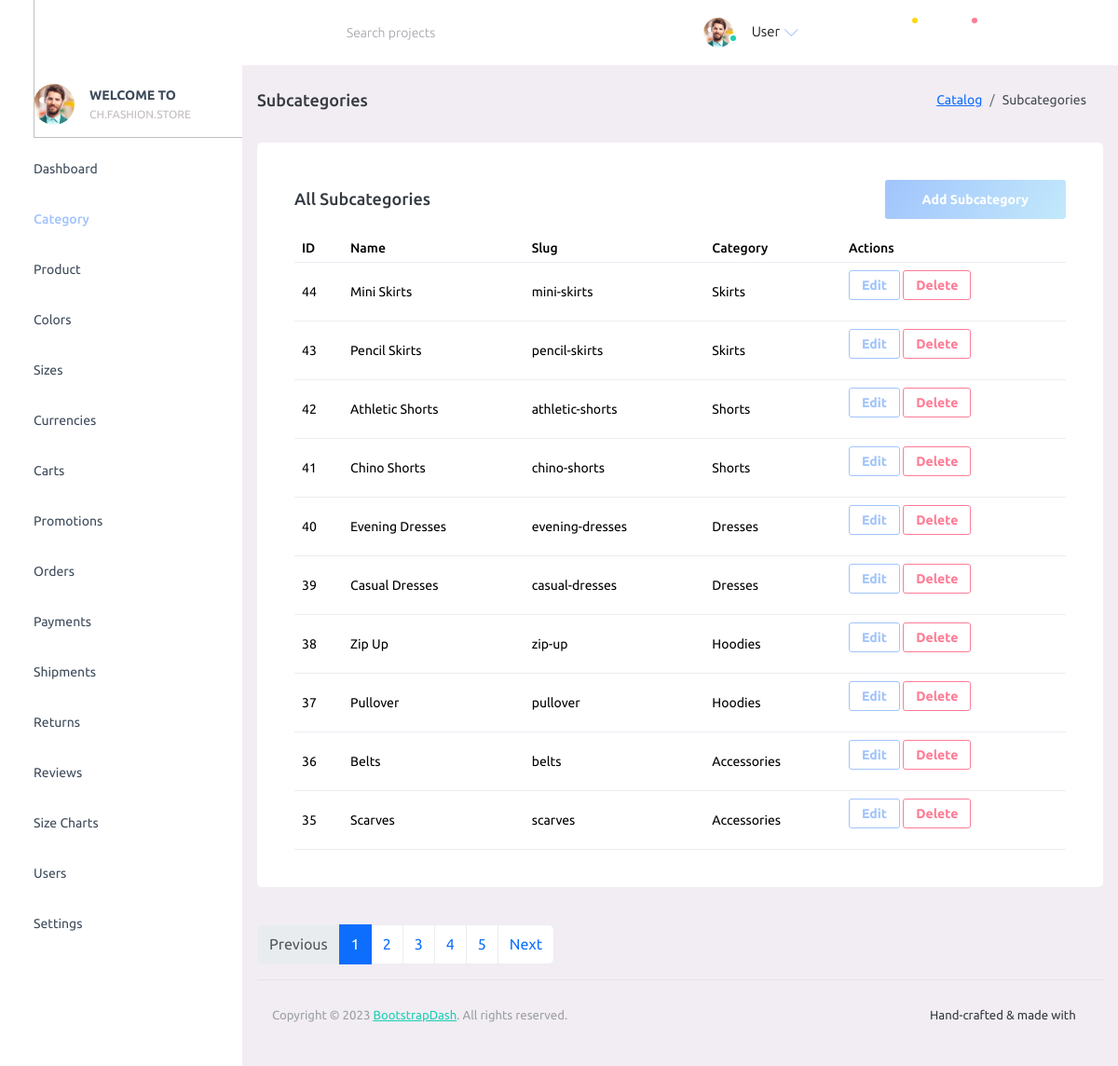
/admin/?p=subcategories, run on the app's committed database.
### tables this page shows
CREATE TABLE subcategories (
  id BIGINT UNSIGNED AUTO_INCREMENT PRIMARY KEY,
  category_id BIGINT UNSIGNED NOT NULL,
  name VARCHAR(150) NOT NULL,
  slug VARCHAR(180) NOT NULL,
  UNIQUE KEY uniq_subcategories_category_slug (category_id, slug),
  CONSTRAINT fk_subcategories_category FOREIGN KEY (category_id) REFERENCES categories(id) ON DELETE CASCADE,
  INDEX idx_subcategories_category (category_id)
);

CREATE TABLE IF NOT EXISTS `categories` (
  `id` bigint(20) UNSIGNED NOT NULL AUTO_INCREMENT,
  `name` varchar(150) NOT NULL,
  `slug` varchar(180) NOT NULL,
  `parent_id` bigint(20) UNSIGNED DEFAULT NULL,
  PRIMARY KEY (`id`),
  UNIQUE KEY `slug` (`slug`),
  KEY `fk_categories_parent` (`parent_id`)
);

### admin/config/database.php (called while the page is built)
<?php
function db(): PDO
{
      static $pdo = null;
      if ($pdo instanceof PDO) {
            return $pdo;
      }
      $dsn = getenv('FS_DB_DSN') ?: 'mysql:host=127.0.0.1;port=3306;dbname=fashionstore;charset=utf8mb4';
      $user = getenv('FS_DB_USER') ?: 'root';
      $pass = getenv('FS_DB_PASS') ?: '';
      $options = [
            PDO::ATTR_ERRMODE => PDO::ERRMODE_EXCEPTION,
            PDO::ATTR_DEFAULT_FETCH_MODE => PDO::FETCH_ASSOC,
            PDO::ATTR_EMULATE_PREPARES => false,
      ];
      $pdo = new PDO($dsn, $user, $pass, $options);
      try {
            $pdo->exec("SET SESSION sql_mode='STRICT_TRANS_TABLES,ERROR_FOR_DIVISION_BY_ZERO,NO_ENGINE_SUBSTITUTION'");
      } catch (Throwable $e) {
      }
      return $pdo;
}

### admin/config/function.php (called while the page is built, shortened)
<?php
require_once __DIR__ . '/database.php';
function db_all(string $sql, array $params = []): array
{
      $stmt = db()->prepare($sql);
      $stmt->execute($params);
      return $stmt->fetchAll();
}
function db_one(string $sql, array $params = []): ?array
{
      $stmt = db()->prepare($sql);
      $stmt->execute($params);
      $row = $stmt->fetch();
      return $row === false ? null : $row;
}

### admin/pages/subcategories.php (the view, shortened to what this page needs)
<?php
require_once __DIR__ . '/../config/function.php';
$page = max(1, (int)($_GET['page'] ?? 1));
$perPage = 10;
$offset = ($page - 1) * $perPage;
$totalRow = db_one('SELECT COUNT(*) AS c FROM subcategories');
$total = (int)($totalRow['c'] ?? 0);
$totalPages = max(1, (int)ceil($total / $perPage));
$subcats = db_all('SELECT s.id, s.name, s.slug, s.category_id, c.name AS category_name FROM subcategories s JOIN categories c ON c.id = s.category_id ORDER BY s.id DESC LIMIT ? OFFSET ?', [$perPage, $offset]);
?>
<div class="page-header">
      <h3 class="page-title"> Subcategories </h3>
      <nav aria-label="breadcrumb">
            <ol class="breadcrumb">
                  <li class="breadcrumb-item"><a href="#">Catalog</a></li>
                  <li class="breadcrumb-item active" aria-current="page">Subcategories</li>
            </ol>
      </nav>
</div>
<div class="row">
      <div class="col-lg-12 grid-margin stretch-card">
            <div class="card">
                  <div class="card-body">
                        <div class="d-flex justify-content-between align-items-center mb-3">
                              <h4 class="card-title mb-0">All Subcategories</h4>
                              <button type="button" class="btn btn-gradient-primary" data-bs-toggle="modal" data-bs-target="#addSubcategoryModal">Add Subcategory</button>
                        </div>
                        <div class="table-responsive">
                              <table class="table" id="subcategories-table">
                                    <thead>
                                          <tr>
                                                <th>ID</th>
                                                <th>Name</th>
                                                <th>Slug</th>
                                                <th>Category</th>
                                                <th>Actions</th>
                                          </tr>
                                    </thead>
                                    <tbody>
                                          <?php foreach ($subcats as $s): ?>
                                                <tr>
                                                      <td><?php echo (int)$s['id']; ?></td>
                                                      <td><?php echo htmlspecialchars($s['name'], ENT_QUOTES); ?></td>
                                                      <td><?php echo htmlspecialchars($s['slug'], ENT_QUOTES); ?></td>
                                                      <td><?php echo htmlspecialchars($s['category_name'], ENT_QUOTES); ?></td>
                                                      <td>
                                                            <button type="button" class="btn btn-sm btn-outline-primary" data-bs-toggle="modal" data-bs-target="#editSubcategoryModal-<?php echo (int)$s['id']; ?>">Edit</button>
                                                            <form method="post" style="display:inline-block" onsubmit="return confirm('Delete this subcategory?');">
                                                                  <button type="submit" class="btn btn-sm btn-outline-danger">Delete</button>
                                                            </form>
                                                      </td>
                                                </tr>
                                          <?php endforeach; ?>
                                    </tbody>
                              </table>
                        </div>
                  </div>
            </div>
      </div>
</div>
<?php if ($totalPages > 1): ?>
      <nav aria-label="Subcategories pagination">
            <ul class="pagination">
                  <li class="page-item <?php echo $page <= 1 ? 'disabled' : ''; ?>">
                        <a class="page-link" href="/admin/?p=subcategories&page=<?php echo max(1, $page - 1); ?>">Previous</a>
                  </li>
                  <?php for ($i = 1; $i <= $totalPages; $i++): ?>
                        <li class="page-item <?php echo $i === $page ? 'active' : ''; ?>">
                              <a class="page-link" href="/admin/?p=subcategories&page=<?php echo $i; ?>"><?php echo $i; ?></a>
                        </li>
                  <?php endfor; ?>
                  <li class="page-item <?php echo $page >= $totalPages ? 'disabled' : ''; ?>">
                        <a class="page-link" href="/admin/?p=subcategories&page=<?php echo min($totalPages, $page + 1); ?>">Next</a>
                  </li>
            </ul>
      </nav>
<?php endif; ?>

### data on the page
subcategories: id "44", name "Mini Skirts", slug "mini-skirts", category.name "Skirts"
subcategories: id "43", name "Pencil Skirts", slug "pencil-skirts", category.name "Skirts"
subcategories: id "42", name "Athletic Shorts", slug "athletic-shorts", category.name "Shorts"
subcategories: id "41", name "Chino Shorts", slug "chino-shorts", category.name "Shorts"
subcategories: id "40", name "Evening Dresses", slug "evening-dresses", category.name "Dresses"
subcategories: id "39", name "Casual Dresses", slug "casual-dresses", category.name "Dresses"
subcategories: id "38", name "Zip Up", slug "zip-up", category.name "Hoodies"
subcategories: id "37", name "Pullover", slug "pullover", category.name "Hoodies"
subcategories: id "36", name "Belts", slug "belts", category.name "Accessories"
subcategories: id "35", name "Scarves", slug "scarves", category.name "Accessories"

### other printed values
$displayName "User"
